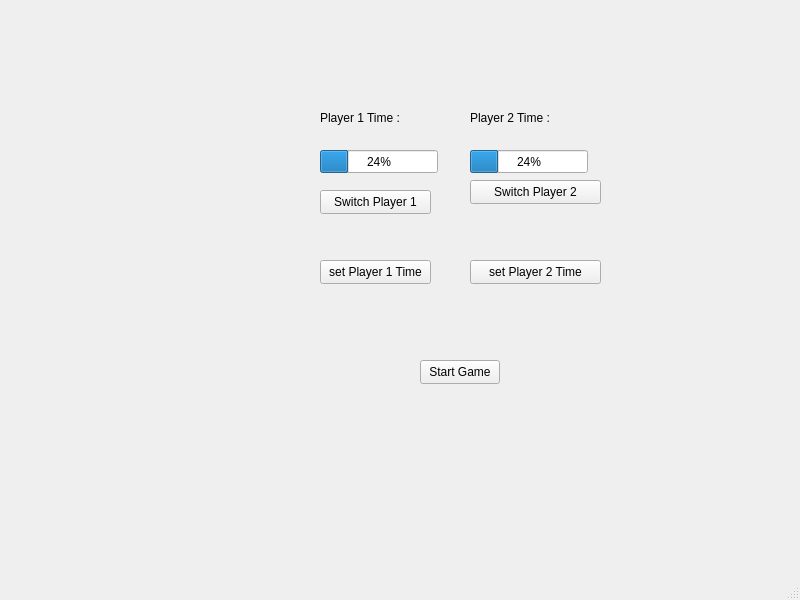
<?xml version="1.0" encoding="UTF-8"?>
<ui version="4.0">
 <class>MainWindow</class>
 <widget class="QMainWindow" name="MainWindow">
  <property name="geometry">
   <rect>
    <x>0</x>
    <y>0</y>
    <width>800</width>
    <height>600</height>
   </rect>
  </property>
  <property name="windowTitle">
   <string>MainWindow</string>
  </property>
  <widget class="QWidget" name="centralwidget">
   <widget class="QPushButton" name="switchPlayer2Button">
    <property name="geometry">
     <rect>
      <x>470</x>
      <y>180</y>
      <width>131</width>
      <height>24</height>
     </rect>
    </property>
    <property name="text">
     <string>Switch Player 2</string>
    </property>
   </widget>
   <widget class="QPushButton" name="switchPlayer1Button">
    <property name="geometry">
     <rect>
      <x>320</x>
      <y>190</y>
      <width>111</width>
      <height>24</height>
     </rect>
    </property>
    <property name="text">
     <string>Switch Player 1</string>
    </property>
   </widget>
   <widget class="QPushButton" name="player2TimeButton">
    <property name="geometry">
     <rect>
      <x>470</x>
      <y>260</y>
      <width>131</width>
      <height>24</height>
     </rect>
    </property>
    <property name="text">
     <string>set Player 2 Time</string>
    </property>
   </widget>
   <widget class="QPushButton" name="player1TimeButton">
    <property name="geometry">
     <rect>
      <x>320</x>
      <y>260</y>
      <width>111</width>
      <height>24</height>
     </rect>
    </property>
    <property name="text">
     <string>set Player 1 Time</string>
    </property>
   </widget>
   <widget class="QPushButton" name="startGameButton">
    <property name="geometry">
     <rect>
      <x>420</x>
      <y>360</y>
      <width>80</width>
      <height>24</height>
     </rect>
    </property>
    <property name="text">
     <string>Start Game</string>
    </property>
   </widget>
   <widget class="QProgressBar" name="player1TimeBar">
    <property name="geometry">
     <rect>
      <x>320</x>
      <y>150</y>
      <width>118</width>
      <height>23</height>
     </rect>
    </property>
    <property name="value">
     <number>24</number>
    </property>
   </widget>
   <widget class="QProgressBar" name="player2TimeBar">
    <property name="geometry">
     <rect>
      <x>470</x>
      <y>150</y>
      <width>118</width>
      <height>23</height>
     </rect>
    </property>
    <property name="value">
     <number>24</number>
    </property>
   </widget>
   <widget class="QLabel" name="player1TimeLabel">
    <property name="geometry">
     <rect>
      <x>320</x>
      <y>110</y>
      <width>101</width>
      <height>16</height>
     </rect>
    </property>
    <property name="text">
     <string>Player 1 Time :</string>
    </property>
   </widget>
   <widget class="QLabel" name="player2TimeLabel">
    <property name="geometry">
     <rect>
      <x>470</x>
      <y>110</y>
      <width>111</width>
      <height>16</height>
     </rect>
    </property>
    <property name="text">
     <string>Player 2 Time :</string>
    </property>
   </widget>
  </widget>
  <widget class="QMenuBar" name="menubar">
   <property name="geometry">
    <rect>
     <x>0</x>
     <y>0</y>
     <width>800</width>
     <height>21</height>
    </rect>
   </property>
  </widget>
  <widget class="QStatusBar" name="statusbar"/>
 </widget>
 <resources/>
 <connections/>
</ui>
